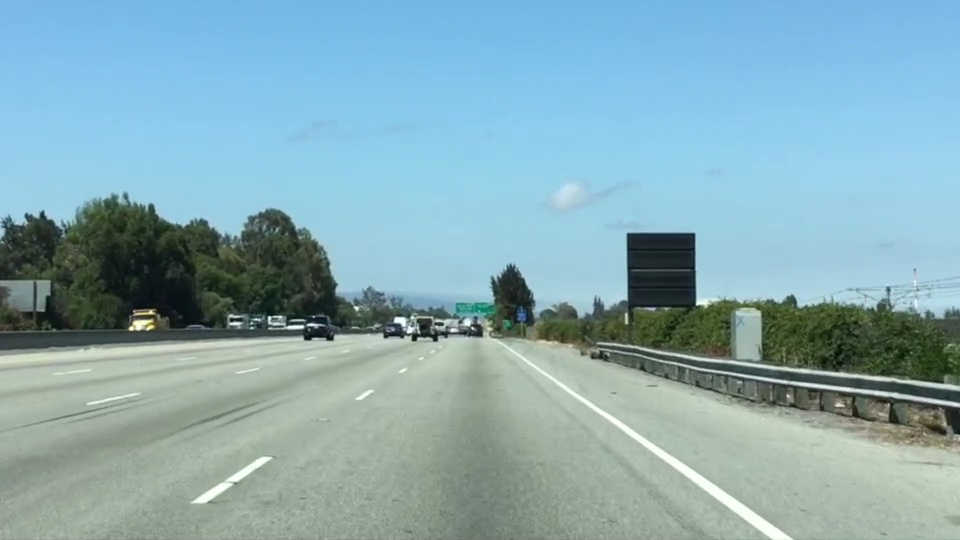
#> input picture test.jpg, 960 x 540 px
$ python masking_color.py
#> lines starting #> are read from the running program, lines starting #| are printed output that depends on the picture; after the words box and inside, x2 and y2 are one past the last pixel; in counts of white or black regions, pixels touching at a corner belong together
import matplotlib.pyplot as plt
import matplotlib.image as mpimg
import numpy as np

# Read image and print out stats
image = mpimg.imread("test.jpg")
#> image is the input picture: shape (540, 960, 3); mean R, G, B 135.5, 171.1, 179.2

# Grab x and y size to make copy of image
ysize = image.shape[0]
#> ysize = 540
xsize = image.shape[1]
#> xsize = 960
color_select = np.copy(image) # Pixel color threshold
line_image = np.copy(image) # After threshold and masking
print("xsize is ",xsize,"ysize is ",ysize)
#| xsize is  960 ysize is  540

# Color threshold definition
red_threshold = 200
green_threshold = 200
blue_threshold = 200
rgb_threshold = [red_threshold,blue_threshold,green_threshold]

# Triangle Mask
left_bottom = [0,540]
right_bottom = [960,540]
apex = [450,300]

# Fitting lines (y=mx+c) through the triangle points
fit_left = np.polyfit((left_bottom[0],apex[0]),(left_bottom[1],apex[1]),1)
fit_right = np.polyfit((right_bottom[0],apex[0]),(right_bottom[1],apex[1]),1)
fit_bottom = np.polyfit((left_bottom[0],right_bottom[0]),(left_bottom[1],right_bottom[1]),1)

# Identify pixels below threshold
color_thresholds = (image[:,:,0]<rgb_threshold[0]) | \
                   (image[:,:,1]<rgb_threshold[1]) | \
                   (image[:,:,2]<rgb_threshold[2])
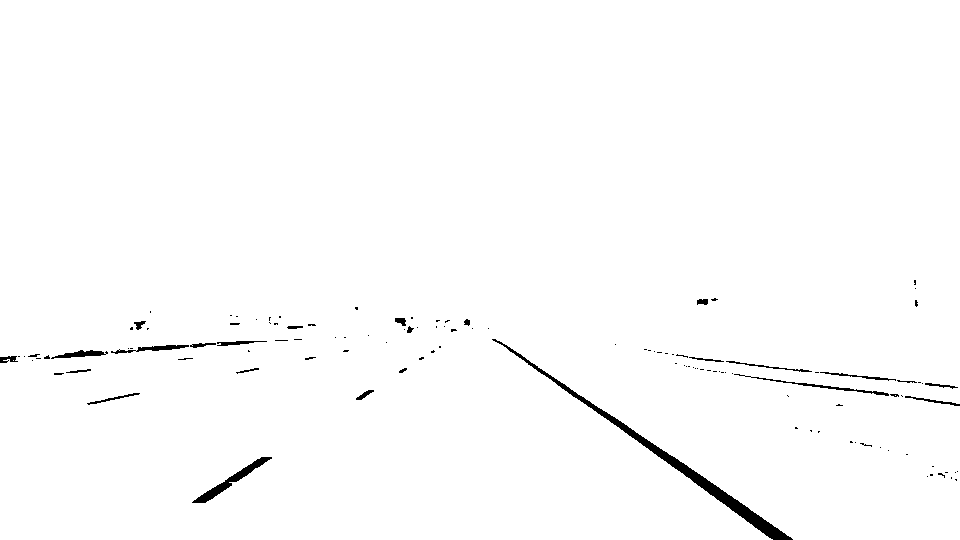
#> color_thresholds: shape (540, 960) bool; 98.9% white; 121 black regions (95 under 20 px), largest, box (x1, y1, x2, y2) and area: (492, 339, 793, 540) 2493, (192, 457, 272, 503) 624, (734, 374, 889, 396) 302

# Find region inside the lines
XX, YY = np.meshgrid(np.arange(0,xsize),np.arange(0,ysize))
region_thresholds = (YY > (XX*fit_left[0]+fit_left[1])) & \
                    (YY > (XX*fit_right[0]+fit_right[1])) & \
                    (YY < (XX*fit_bottom[0]+fit_bottom[1]))

# Mask color selection
color_select[color_thresholds] = [0, 0, 0]
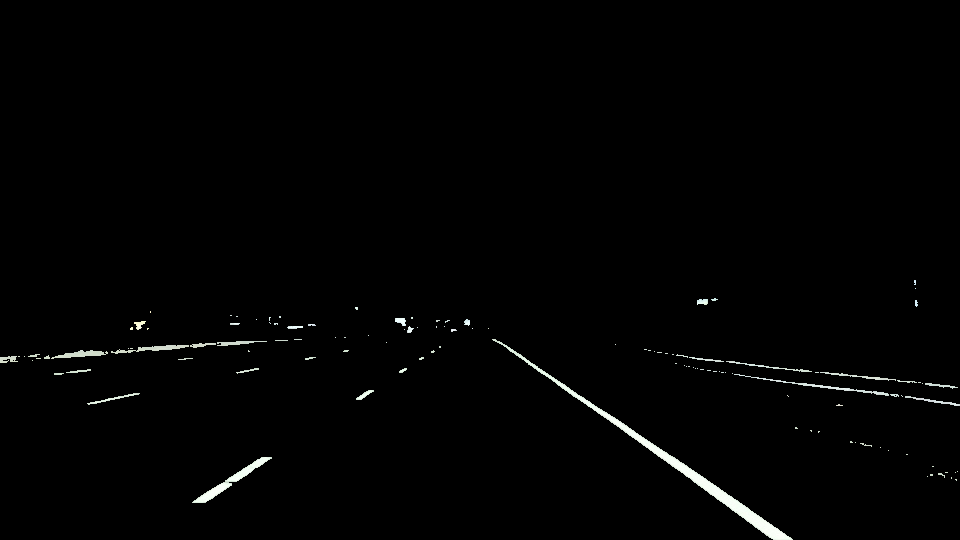
#> color_select: shape (540, 960, 3); mean R, G, B 2.5, 2.7, 2.5
# Find where image is both colored correctly and within the region of interest
line_image[~color_thresholds & region_thresholds] = [255, 0, 0]
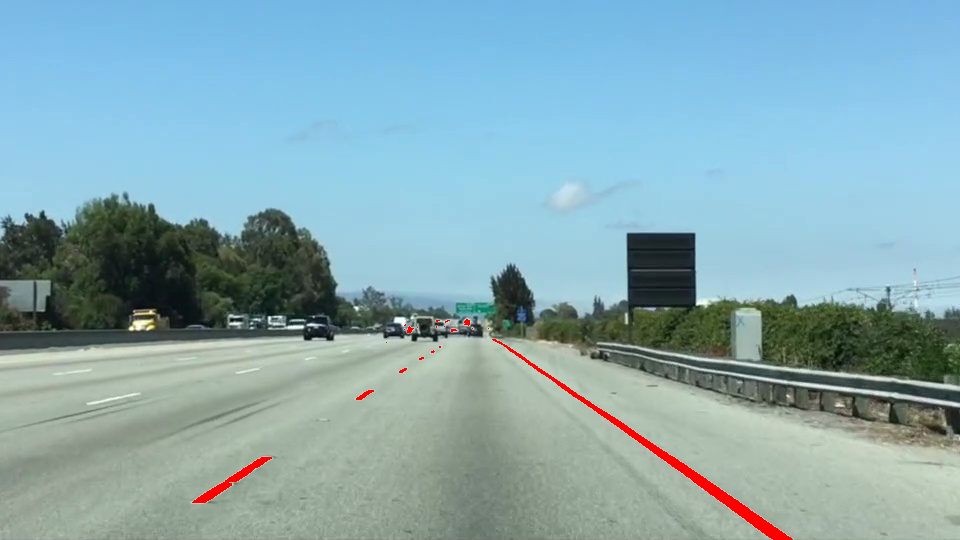
#> line_image: shape (540, 960, 3); 0.64% of pixels changed, all inside (x1, y1, x2, y2) = (192, 319, 793, 540)

# Show image
plt.imshow(line_image)
x = [left_bottom[0],right_bottom[0],apex[0],left_bottom[0]]
y = [left_bottom[1],right_bottom[1],apex[1],left_bottom[1]]
plt.plot(x,y,'b--',lw=4)
plt.imshow(color_select)
plt.imshow(line_image)
plt.show()
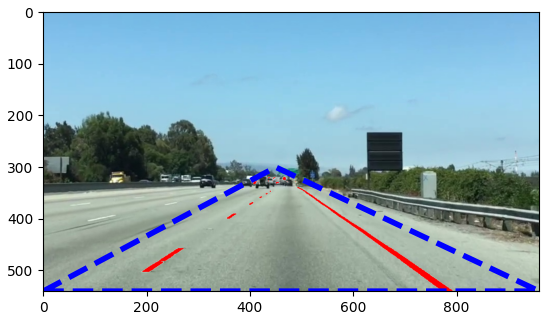
#> figure drawn by matplotlib, 1 panel
mpimg.imsave("test-after-masking.png", color_select)
